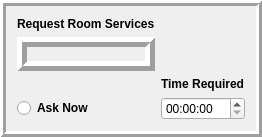
           <widget class="QFrame" name="frame_4">
            <property name="frameShape">
             <enum>QFrame::Box</enum>
            </property>
            <property name="frameShadow">
             <enum>QFrame::Raised</enum>
            </property>
            <property name="lineWidth">
             <number>3</number>
            </property>
            <layout class="QGridLayout" name="gridLayout_10">
             <item row="2" column="1">
              <widget class="QLabel" name="label_49">
               <property name="font">
                <font>
                 <weight>75</weight>
                 <bold>true</bold>
                </font>
               </property>
               <property name="text">
                <string>Time Required</string>
               </property>
              </widget>
             </item>
             <item row="1" column="0">
              <widget class="QLabel" name="label_27">
               <property name="frameShape">
                <enum>QFrame::Box</enum>
               </property>
               <property name="frameShadow">
                <enum>QFrame::Raised</enum>
               </property>
               <property name="lineWidth">
                <number>5</number>
               </property>
               <property name="text">
                <string/>
               </property>
               <property name="pixmap">
                <pixmap resource="check in.qrc">:/newPrefix/check in_qrc/SERV.png</pixmap>
               </property>
               <property name="scaledContents">
                <bool>true</bool>
               </property>
              </widget>
             </item>
             <item row="0" column="0">
              <widget class="QLabel" name="label_44">
               <property name="font">
                <font>
                 <weight>75</weight>
                 <bold>true</bold>
                </font>
               </property>
               <property name="text">
                <string>Request Room Services</string>
               </property>
              </widget>
             </item>
             <item row="3" column="1">
              <widget class="QTimeEdit" name="timeEdit_4">
               <property name="font">
                <font>
                 <pointsize>9</pointsize>
                </font>
               </property>
              </widget>
             </item>
             <item row="3" column="0">
              <widget class="QRadioButton" name="radioButton_15">
               <property name="font">
                <font>
                 <weight>75</weight>
                 <bold>true</bold>
                </font>
               </property>
               <property name="text">
                <string>Ask Now</string>
               </property>
              </widget>
             </item>
            </layout>
           </widget>
